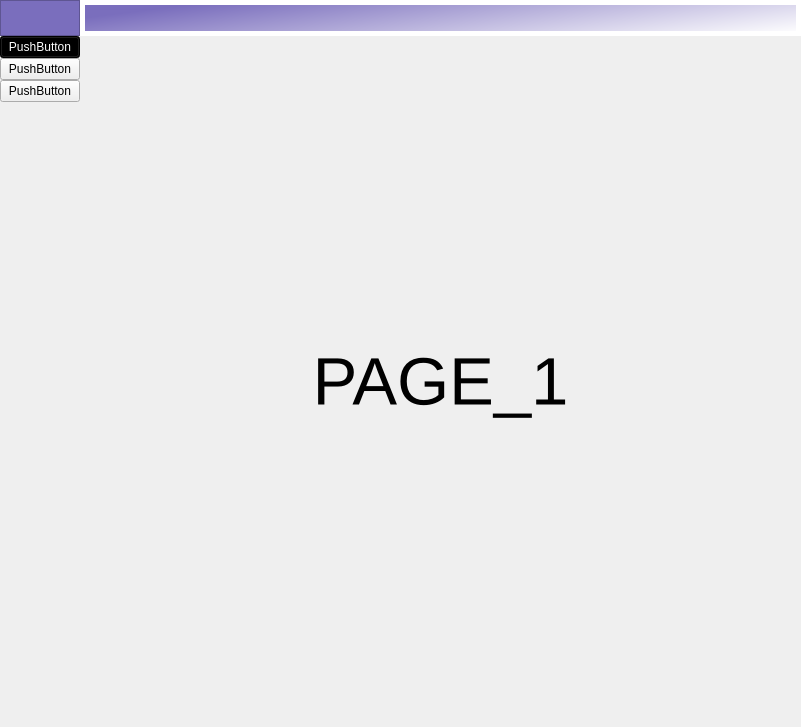
<?xml version="1.0" encoding="UTF-8"?>
<ui version="4.0">
 <class>MainWindow</class>
 <widget class="QMainWindow" name="MainWindow">
  <property name="geometry">
   <rect>
    <x>0</x>
    <y>0</y>
    <width>801</width>
    <height>727</height>
   </rect>
  </property>
  <property name="windowTitle">
   <string>MainWindow</string>
  </property>
  <widget class="QWidget" name="centralwidget">
   <layout class="QGridLayout" name="gridLayout_2">
    <property name="leftMargin">
     <number>0</number>
    </property>
    <property name="topMargin">
     <number>0</number>
    </property>
    <property name="rightMargin">
     <number>0</number>
    </property>
    <property name="bottomMargin">
     <number>0</number>
    </property>
    <item row="0" column="0">
     <layout class="QGridLayout" name="gridLayout" rowstretch="1,19" columnstretch="1,9,0">
      <property name="spacing">
       <number>0</number>
      </property>
      <item row="0" column="0">
       <widget class="QFrame" name="frame_2">
        <property name="styleSheet">
         <string notr="true">background-color: rgb(122, 110, 189);</string>
        </property>
        <property name="frameShape">
         <enum>QFrame::StyledPanel</enum>
        </property>
        <property name="frameShadow">
         <enum>QFrame::Raised</enum>
        </property>
       </widget>
      </item>
      <item row="1" column="0">
       <layout class="QGridLayout" name="gridLayout_3">
        <item row="0" column="0">
         <widget class="QPushButton" name="pushButton_2">
          <property name="styleSheet">
           <string notr="true">background-color: rgb(0, 0, 0);
color: rgb(255, 255, 255);
alternate-background-color: rgb(82, 157, 255);
selection-background-color: rgb(60, 255, 66);
border-right-color: rgb(255, 255, 255);</string>
          </property>
          <property name="text">
           <string>PushButton</string>
          </property>
         </widget>
        </item>
        <item row="1" column="0">
         <widget class="QPushButton" name="pushButton_3">
          <property name="text">
           <string>PushButton</string>
          </property>
         </widget>
        </item>
        <item row="2" column="0">
         <widget class="QPushButton" name="pushButton_4">
          <property name="text">
           <string>PushButton</string>
          </property>
         </widget>
        </item>
        <item row="3" column="0">
         <spacer name="verticalSpacer">
          <property name="orientation">
           <enum>Qt::Vertical</enum>
          </property>
          <property name="sizeHint" stdset="0">
           <size>
            <width>20</width>
            <height>40</height>
           </size>
          </property>
         </spacer>
        </item>
       </layout>
      </item>
      <item row="0" column="1">
       <widget class="QFrame" name="frame_4">
        <property name="styleSheet">
         <string notr="true">background-color: qlineargradient(spread:pad, x1:0, y1:0.517, x2:1, y2:0.909, stop:0 rgba(122, 110, 189, 255), stop:1 rgba(255, 255, 255, 255));
border : 5px solid white;</string>
        </property>
        <property name="frameShape">
         <enum>QFrame::StyledPanel</enum>
        </property>
        <property name="frameShadow">
         <enum>QFrame::Raised</enum>
        </property>
       </widget>
      </item>
      <item row="1" column="1">
       <widget class="QStackedWidget" name="stackedWidget">
        <property name="currentIndex">
         <number>2</number>
        </property>
        <widget class="QWidget" name="page">
         <layout class="QGridLayout" name="gridLayout_4">
          <item row="0" column="0">
           <widget class="QLabel" name="label">
            <property name="font">
             <font>
              <pointsize>50</pointsize>
             </font>
            </property>
            <property name="text">
             <string>PAGE_1</string>
            </property>
            <property name="alignment">
             <set>Qt::AlignCenter</set>
            </property>
           </widget>
          </item>
         </layout>
        </widget>
        <widget class="QWidget" name="page_3">
         <layout class="QGridLayout" name="gridLayout_5">
          <item row="0" column="0">
           <widget class="QLabel" name="label_2">
            <property name="font">
             <font>
              <pointsize>50</pointsize>
             </font>
            </property>
            <property name="text">
             <string>PAGE_1</string>
            </property>
            <property name="alignment">
             <set>Qt::AlignCenter</set>
            </property>
           </widget>
          </item>
         </layout>
        </widget>
        <widget class="QWidget" name="page_2">
         <layout class="QGridLayout" name="gridLayout_6">
          <item row="0" column="0">
           <widget class="QLabel" name="label_3">
            <property name="font">
             <font>
              <pointsize>50</pointsize>
             </font>
            </property>
            <property name="text">
             <string>PAGE_1</string>
            </property>
            <property name="alignment">
             <set>Qt::AlignCenter</set>
            </property>
           </widget>
          </item>
         </layout>
        </widget>
       </widget>
      </item>
     </layout>
    </item>
   </layout>
  </widget>
 </widget>
 <resources/>
 <connections/>
</ui>
